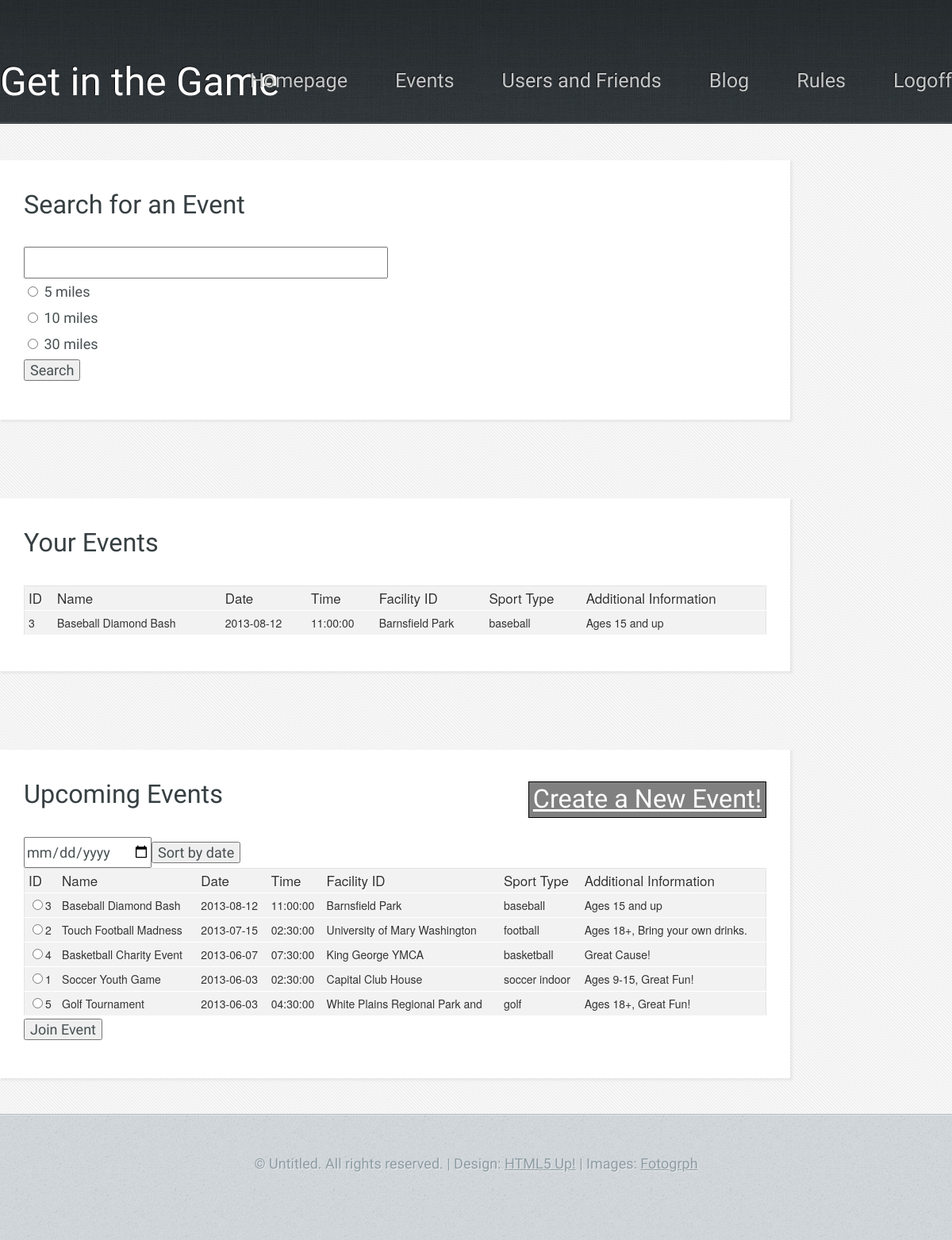
Screenshot of /joinevent.php (signed in) with the database file from the repository.
### tables this page shows
CREATE TABLE IF NOT EXISTS events (
	event_id INT(11) NOT NULL AUTO_INCREMENT,
	name VARCHAR(30) NOT NULL,
	event_date DATE NOT NULL,
	event_time TIME NOT NULL,
	fac_id INT(11) NOT NULL,
	sport_name VARCHAR(20) NOT NULL,
	ad TEXT DEFAULT NULL,
	index (event_date),
	CONSTRAINT facilities_fac_id_fk FOREIGN KEY (fac_id) REFERENCES facilities(fac_id),
	CONSTRAINT sports_sport_name_fk FOREIGN KEY (sport_name) REFERENCES sports(sport_name),
	PRIMARY KEY (event_id)
);

CREATE TABLE IF NOT EXISTS facilities (
	fac_id INT(11) NOT NULL AUTO_INCREMENT,
	name VARCHAR(30) NOT NULL,
	street_address VARCHAR(45) NOT NULL,
	fac_zip VARCHAR(5) NOT NULL,
	CONSTRAINT us_zip_zip_fk FOREIGN KEY (fac_zip) REFERENCES us_zips(zip),
	PRIMARY KEY (fac_id)
);

### joinevent.php (the view, shortened to what this page needs)
<?php include 'php/session_start_loggedin.php';?>
<!DOCTYPE HTML>
<html>
	<head>
	</head>
	<body class="subpage">
			<div id="header-wrapper">
				<header id="header" class="5grid-layout">
					<div class="row">
						<div class="10u">
							<?php include 'php/menu.php'; ?>
						</div>
					</div>
				</header>
			</div>
			<div id="content-wrapper">
				<div id="content">
					<div class="5grid-layout">
						<div class="row">
							<div class="10u">
									<?php include 'php/db_connect.php'; ?>
									<?php
										function load_events($db, $your_query, $isYourEvents, $radio_button_name) {
											echo "<table id='table-2'>";
											echo "<tr><th>ID</th><th>Name</th><th>Date</th><th>Time</th><th>Facility ID</th><th>Sport Type</th><th>Additional Information</th></tr>";
											$result = mysqli_query($db, $your_query) or die("Error Querying Database for events from joinevent.php: load_events function");
											while($row = mysqli_fetch_array($result)) {
												$event_id = $row['event_id'];
												$event_name = $row['name'];
												$event_date = $row['event_date'];
												$event_time = $row['event_time'];
												$event_fac_id = $row['fname'];
												$event_sport_type = $row['sport_name'];
												$event_ad = $row['ad'];
												if (!$isYourEvents) { $radio = "<input type='radio' name='$radio_button_name' value='$event_id' />"; }
												else { $radio = ""; }
												echo "<tr><td>$radio$event_id</td><td>$event_name</td><td>$event_date</td><td>$event_time</td><td>$event_fac_id</td><td>$event_sport_type</td><td>$event_ad</td></tr>";
											}
											echo "</table>";
										}
									?>
									<section>
										<header>
											<h2>Search for an Event<h2>
										</header>
										<?php
											echo "<form method = 'get' action='joinevent.php' enctype='multipart/form-data'>";
											echo "<input type='text' id='search' name='search' size='40'/><br/>";
											echo "<input type='radio' name='d' value=m1 /> 5 miles<br />";
											echo "<input type='radio' name='d' value=m2 /> 10 miles<br />";
											echo "<input type='radio' name='d' value=m3 /> 30 miles<br />";
											echo "<tr><td><input type='submit' name='s' value='Search' /></td><td>&nbsp;</td></tr>";
											echo "</form>";
										?>
									</section>
									<section>
										<header>
											<h2>Your Events</h2>
										</header>
											<?php
												$query = "SELECT e.*, f.name as fname FROM events as e natural join jevents as j left join facilities as f on (e.fac_id = f.fac_id) where username='$s_username' ORDER BY event_date DESC";
												load_events($db, $query, TRUE, "events_your");
											?>
									</section>
									<section>
										<header>
											<h2>Upcoming Events <a href="event.php" style="float:right; border:1px solid black; background-color: gray; color: white; padding:5px; display:inline-block;">Create a New Event!</a></h2>
										</header>
										<form method = "post" action ="joinevent.php" entctype="multipart/form-data">
											<input type="date" name="sortbydate" /><input type="submit" name="sortbydate_submit" value="Sort by date" />
										</form>
										<form method = "post" action = "joinevent.php" enctype="multipart/form-data">
										<?php
												if (isset($_POST['sortbydate_submit']) and isset($_POST['sortbydate']) and $_POST['sortbydate'] <> "") {
													$sort_date = mysqli_real_escape_string($db, trim($_POST['sortbydate']));
													$query = "SELECT e.*, f.name as fname FROM events as e left join facilities as f on (e.fac_id = f.fac_id) WHERE e.event_date = '$sort_date'";
												} else {
													$query = "SELECT e.*, f.name as fname FROM events as e left join facilities as f on (e.fac_id = f.fac_id) ORDER BY event_date DESC LIMIT 10";
												}
												load_events($db, $query, FALSE, "events_upcoming");
											?>
											<tr><td><input type="submit" name="join_event_from_upcoming" value="Join Event" /></td><td>&nbsp;</td></tr>
										</form>
									</section>
							</div>
						</div>
					</div>
				</div>
			</div>
			<div id="copyright">
				&copy; Untitled. All rights reserved. | Design: <a href="http://html5up.net">HTML5 Up!</a> | Images: <a href="http://fotogrph.com">Fotogrph</a>
			</div>
	</body>
</html>

### css/5grid/core.css (style rules this page uses)
html, body, div, span, applet, object, iframe, h1, h2, h3, h4, h5, h6, p, blockquote, pre, a, abbr, acronym, address, big, cite, code, del, dfn, em, img, ins, kbd, q, s, samp, small, strike, strong, sub, sup, tt, var, b, u, i, center, dl, dt, dd, ol, ul, li, fieldset, form, label, legend, table, caption, tbody, tfoot, thead, tr, th, td, article, aside, canvas, details, embed, figure, figcaption, footer, header, hgroup, menu, nav, output, ruby, section, summary, time, mark, audio, video { margin: 0; padding: 0; border: 0; font-size: 100%; font: inherit; vertical-align: baseline; }
article, aside, details, figcaption, figure, footer, header, hgroup, menu, nav, section { display: block; }
body { line-height: 1; }
table { border-collapse: collapse; border-spacing: 0; }
.\35 grid .\31 0u { width: 83%; }
.\35 grid .\31 u, .\35 grid .\32 u, .\35 grid .\33 u, .\35 grid .\34 u, .\35 grid .\35 u, .\35 grid .\36 u, .\35 grid .\37 u, .\35 grid .\38 u, .\35 grid .\39 u, .\35 grid .\31 0u, .\35 grid .\31 1u, .\35 grid .\31 2u { margin: 1% 0 1% 2%; float: left; }
.\35 grid:after { content: ''; display: block; clear: both; height: 0; }

### css/style.css (style rules this page uses)
body { background: #D4D9DD url('images/bg03.jpg'); }
body, input, textarea, select { color: #474f51; font-size: 13.5pt; font-family: 'Yanone Kaffeesatz'; line-height: 1.85em; font-weight: 300; }
a { text-decoration: underline; }
section > :last-child, .last-child { margin-bottom: 0 !important; }
#table-2 { border: 1px solid #e3e3e3; background-color: #f2f2f2; width: 100%; border-radius: 6px; -webkit-border-radius: 6px; -moz-border-radius: 6px; }
#table-2 td, #table-2 th { padding: 5px; color: #333; }
#table-2 th { font-family: 'Helvetica Neue', Helvetica, Arial, sans-serif; font-size: 17px; line-height: 20px; font-style: normal; font-weight: normal; text-align: left; text-shadow: white 1px 1px 1px; }
#table-2 td { line-height: 20px; font-family: 'Helvetica Neue', Helvetica, Arial, sans-serif; font-size: 14px; border-bottom: 1px solid #fff; border-top: 1px solid #fff; }

### css/5grid/core-desktop.css (style rules this page uses)
.\35 grid .row:after { content: ''; display: block; clear: both; height: 0; }
.\35 grid .row > :first-child { margin-left: 0; }
.\35 grid .row:first-child > * { margin-top: 0; }
.\35 grid .row:last-child > * { margin-bottom: 0; }

### css/style-desktop.css (style rules this page uses)
section:last-child { margin-bottom: 0 !important; }
#header-wrapper { background: #3B4346 url('images/bg01.jpg'); border-bottom: solid 1px #272d30; box-shadow: inset 0px -1px 0px 0px #51575a; text-shadow: -1px -1px 1px rgba(0,0,0,0.75); }
.subpage #header-wrapper { height: 155px; }
#content-wrapper { background: #f7f7f7 url('images/bg04.png'); border-top: solid 1px #fff; padding: 45px 0 45px 0; }
#header { min-height: 155px; position: relative; }
#content section { background: #fff; padding: 40px 30px 45px 30px; box-shadow: 2px 2px 2px 1px rgba(128,128,128,0.1); margin: 0 0 10% 0; }
#content h2 { font-size: 1.8em; color: #373f42; margin: 0 0 0.25em 0; }
#content a { color: #ED391B; }
#content header { margin: 0 0 2em 0; }
#copyright { border-top: solid 1px #b5bec3; box-shadow: inset 0px 1px 0px 0px #e0e4e7; text-align: center; padding: 45px 0 80px 0; color: #8d9ca3; text-shadow: 1px 1px 0px rgba(255,255,255,0.5); }
#copyright a { color: #8d9ca3; }

### css/5grid/core-1200px.css (style rules this page uses)
.\35 grid-layout { width: 1200px; margin: 0 auto; }

### rows the page displays
events: event_id "3", name "Baseball Diamond Bash", event_date "2013-08-12", event_time "11:00:00", fac.name "Barnsfield Park", sport_name "baseball", ad "Ages 15 and up"
events: event_id "2", name "Touch Football Madness", event_date "2013-07-15", event_time "02:30:00", fac.name "University of Mary Washington", sport_name "football", ad "Ages 18+, Bring your own drinks."
events: event_id "4", name "Basketball Charity Event", event_date "2013-06-07", event_time "07:30:00", fac.name "King George YMCA", sport_name "basketball", ad "Great Cause!"
events: event_id "1", name "Soccer Youth Game", event_date "2013-06-03", event_time "02:30:00", fac.name "Capital Club House", sport_name "soccer indoor", ad "Ages 9-15, Great Fun!"
events: event_id "5", name "Golf Tournament", event_date "2013-06-03", event_time "04:30:00", fac.name "White Plains Regional Park and", sport_name "golf", ad "Ages 18+, Great Fun!"
